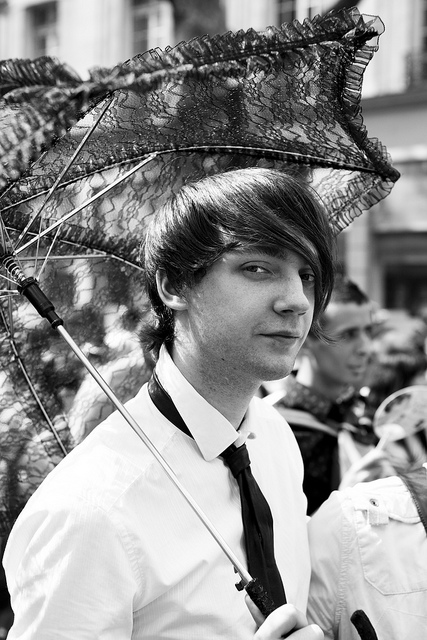
#> input picture sample_dataset/581258.jpg, 427 x 640 px; its folder holds 5 pictures in this run
$ python BBox.py
#> lines starting #> are read from the running program, lines starting #| are printed output that depends on the picture; long printed decimals are rounded
import cv2
import numpy as np


def drawBox(boxes, image):

    cv2.rectangle(image, (int(boxes[0]), int(boxes[1])), (int(boxes[2]), int(boxes[3])), (255, 0, 0), 1)
    cv2.imshow("img", image)
    cv2.waitKey()


def cvTest(file_name, x, y, w, h):
    # imageToPredict = cv2.imread("img.jpg", 3)
#> called with file_name = '581258.jpg', x = 4.3, y = 163.8, w = 327.2, h = 467.8
    imageToPredict = cv2.imread("./sample_dataset/" + file_name)
#> imageToPredict is the input picture: shape (640, 427, 3); min 0, max 255, mean 142.2
    print(imageToPredict.shape)
#| (640, 427, 3)

    # Note: flipped comparing to your original code!
    y_ = imageToPredict.shape[0]
#> y_ = 640
    x_ = imageToPredict.shape[1]
#> x_ = 427


    targetSize = 224
    x_scale = targetSize / x_
#> x_scale = 0.525
    y_scale = targetSize / y_
#> y_scale = 0.35
    print(x_scale, y_scale)
#| 0.5246 0.35
    img = cv2.resize(imageToPredict, (targetSize, targetSize));
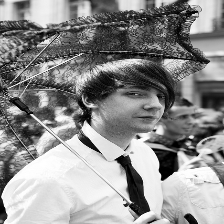
#> img: shape (224, 224, 3); min 0, max 255, mean 142.1
    print(img.shape)
#| (224, 224, 3)


    # original frame as named values
    (origLeft, origTop, origRight, origBottom) = (x, y, x + w, y + h)


    x = int(np.round(origLeft * x_scale))
#> x = 2
    y = int(np.round(origTop * y_scale))
#> y = 57
    xmax = int(np.round(origRight * x_scale))
#> xmax = 174
    ymax = int(np.round(origBottom * y_scale))
#> ymax = 221
    print([x, y, xmax - x, ymax - y])
#| [2, 57, 172, 164]
    drawBox([x, y, xmax, ymax], img)
    #drawBox([x , y , (x + w), (y + h)], imageToPredict)

def resize224(image_width, image_height, x, y , w, h):

    y_ = image_height
    x_ = image_width
    targetSize = 224
    x_scale = targetSize / x_
    y_scale = targetSize / y_
    (origLeft, origTop, origRight, origBottom) = (x, y, x + w, y + h)
    x = int(np.round(origLeft * x_scale))
    y = int(np.round(origTop * y_scale))
    xmax = int(np.round(origRight * x_scale))
    ymax = int(np.round(origBottom * y_scale))

    return [x, y, xmax-x, ymax-y]

print(resize224( 427,640,4.3,163.75,327.18,467.81))
cvTest("581258.jpg",4.3,163.75,327.18,467.81)
